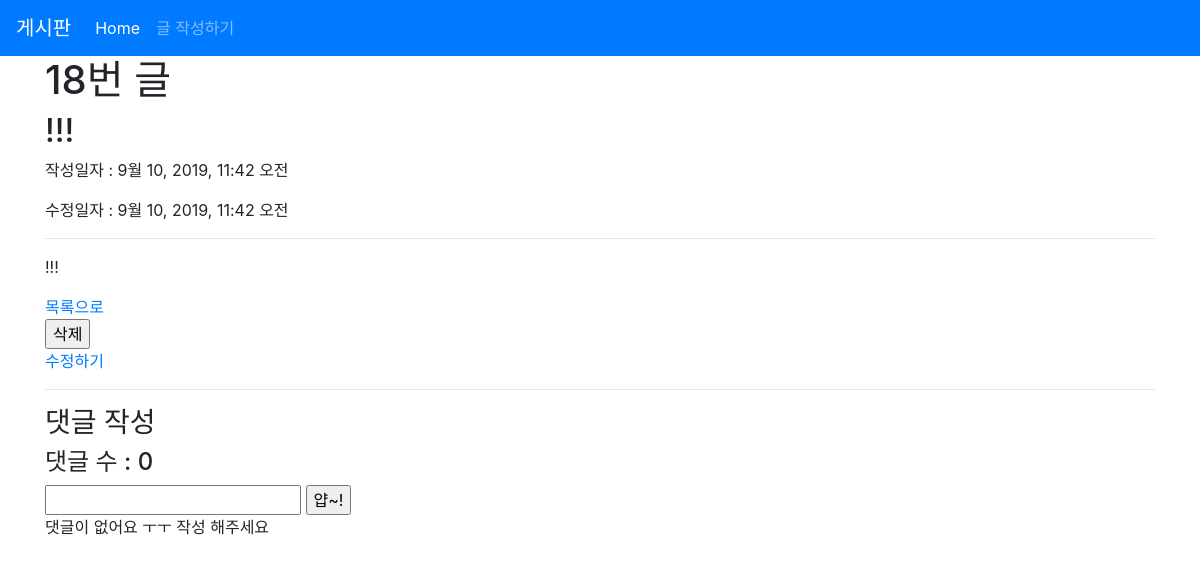
/articles/18/, run on an earlier commit of the app's database.
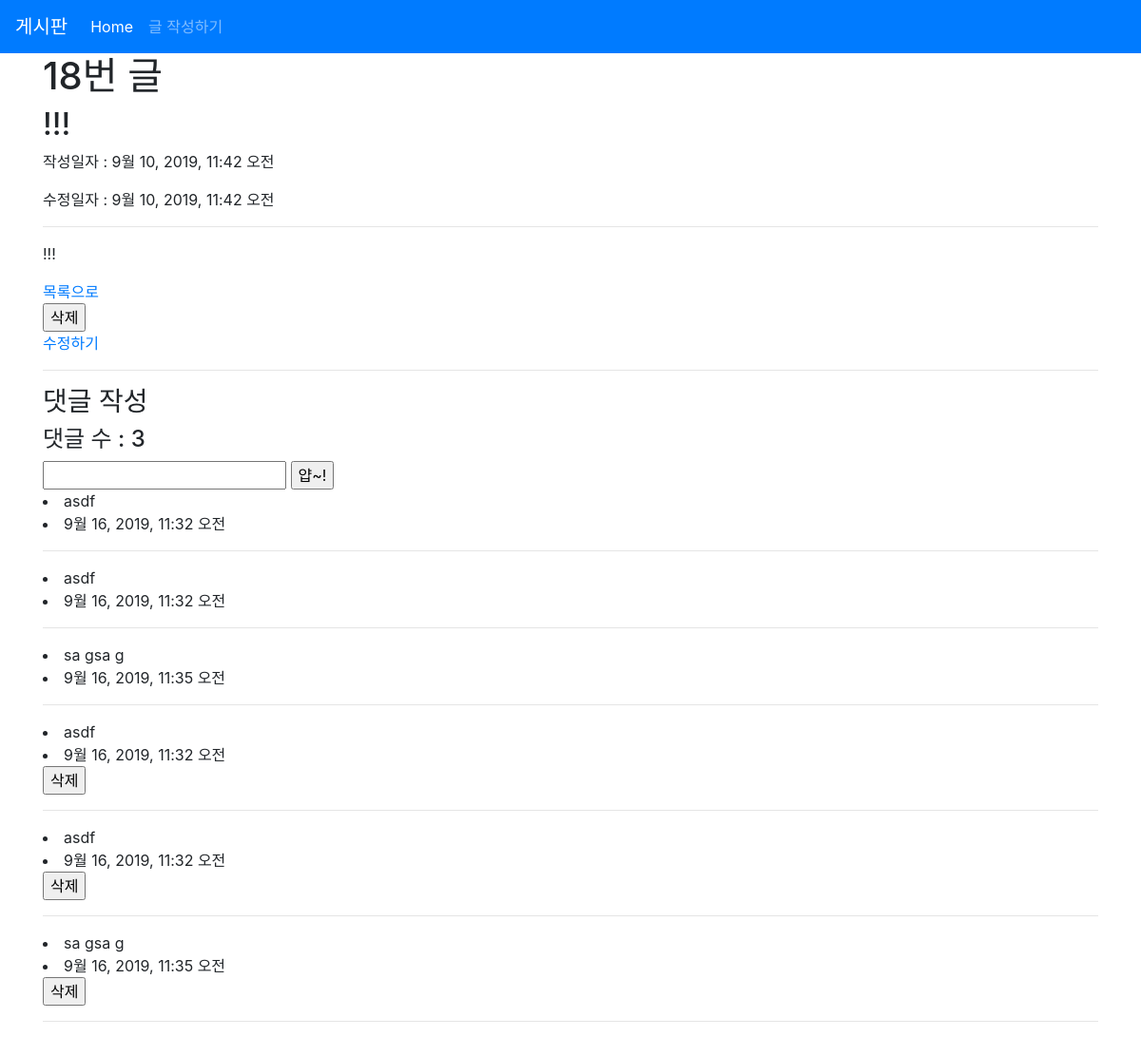
And on a later commit of the database.
### articles/models.py (models this page shows, shortened)
class Article(models.Model):
    title = models.CharField(max_length=10)
    content = models.TextField()
    created_at = models.DateTimeField(auto_now_add=True)
    updated_at = models.DateTimeField(auto_now=True)

class Comment(models.Model):
    content = models.CharField(max_length=140)
    created_at = models.DateTimeField(auto_now_add=True)
    article = models.ForeignKey(Article, on_delete=models.CASCADE)

### articles/views.py (the view)
# urls.py: path('<int:article_pk>/', views.detail, name='detail'),
def detail(request, article_pk):
    article = Article.objects.get(pk=article_pk)
    comments = article.comment_set.all()
    context = {
        'article': article,
        'comments': comments,
    }
    return render(request, 'articles/detail.html', context)

### articles/templates/articles/detail.html (shortened to what this page needs)
{% extends 'articles/base.html' %}
{% block body %}
<h1>{{ article.id }}번 글</h1>
<h2>{{ article.title }}</h2>
<p>작성일자 : {{ article.created_at }}</p>
<p>수정일자 : {{ article.updated_at }}</p>
<hr>
<p>{{ article.content }}</p>
<a href="{% url 'articles:index' %}">목록으로</a>
<form action="{% url 'articles:delete' article.pk %}" method="POST"
onclick="return confirm('진짜 지울래?')">
    <input type="submit" value="삭제">
</form>
<a href="{% url 'articles:update' article.pk %}">수정하기</a>
<hr>
<h3>댓글 작성 </h3>
<h4>댓글 수 : {{ comments.count }}</h4>
<form action="{% url 'articles:comment_create' article.pk %}" method="POST">
    <input type="text" name="comment_content">
    <input type="submit" value="얍~!">
</form>
{% for comment in comments %}
    <li>{{ comment.content }}</li>
    <li>{{ comment.created_at }}</li>
    <hr>
{% empty %}
    <p>댓글이 없어요 ㅜㅜ 작성 해주세요</p>
{% endfor %}
{% for comment in article.comment_set.all %}
    <li>{{ comment.content }}</li>
    <li>{{ comment.created_at }}</li>
    <form action="{% url 'articles:comment_delete' article.pk comment.pk %}" method="POST"
    onclick="return confirm('진짜 지울래?')">
        <input type="submit" value="삭제">
    </form>
    <hr>
{% endfor %}
{% endblock %}

What changed in the data, as far as the page shows it:
computed for Article id 18: count "0" → "3"
added Comment: content "asdf", created_at "9월 16, 2019, 11:32 오전"
added Comment: content "asdf", created_at "9월 16, 2019, 11:32 오전"
added Comment: content "sa gsa g", created_at "9월 16, 2019, 11:35 오전"
Also different on the page:
text no longer shown: "댓글이 없어요 ㅜㅜ 작성 해주세요"
